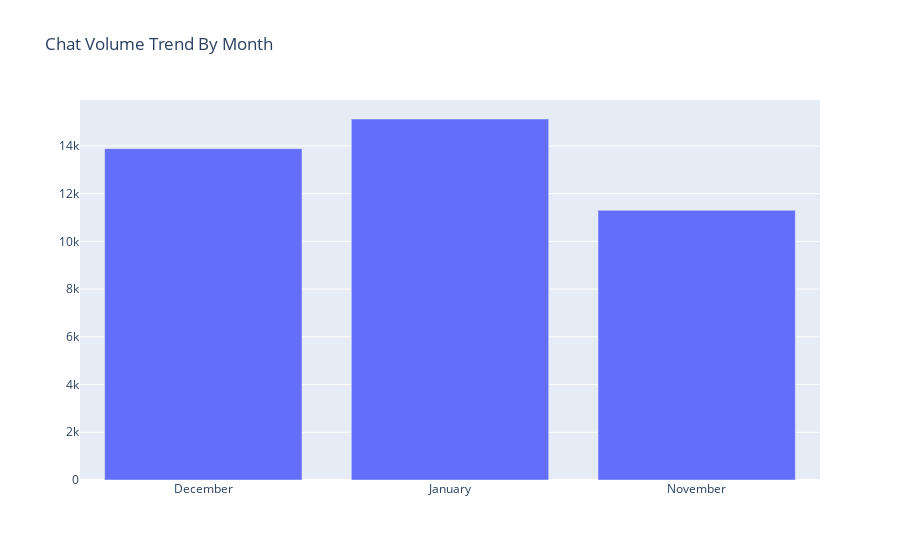

Notebook code for this chart:
### Code cell
plot(data,'Month')

### Figure 1 — Plotly figure (JSON) as saved in the notebook; plotly's stock layout.template omitted (floating-point values rounded to 4 significant figures)
{"data": [{"type": "bar", "x": ["December", "January", "November"], "y": [13886, 15128, 11301]}], "layout": {"title": {"text": "Chat Volume Trend By Month"}, "xaxis": {"type": "category"}}}
